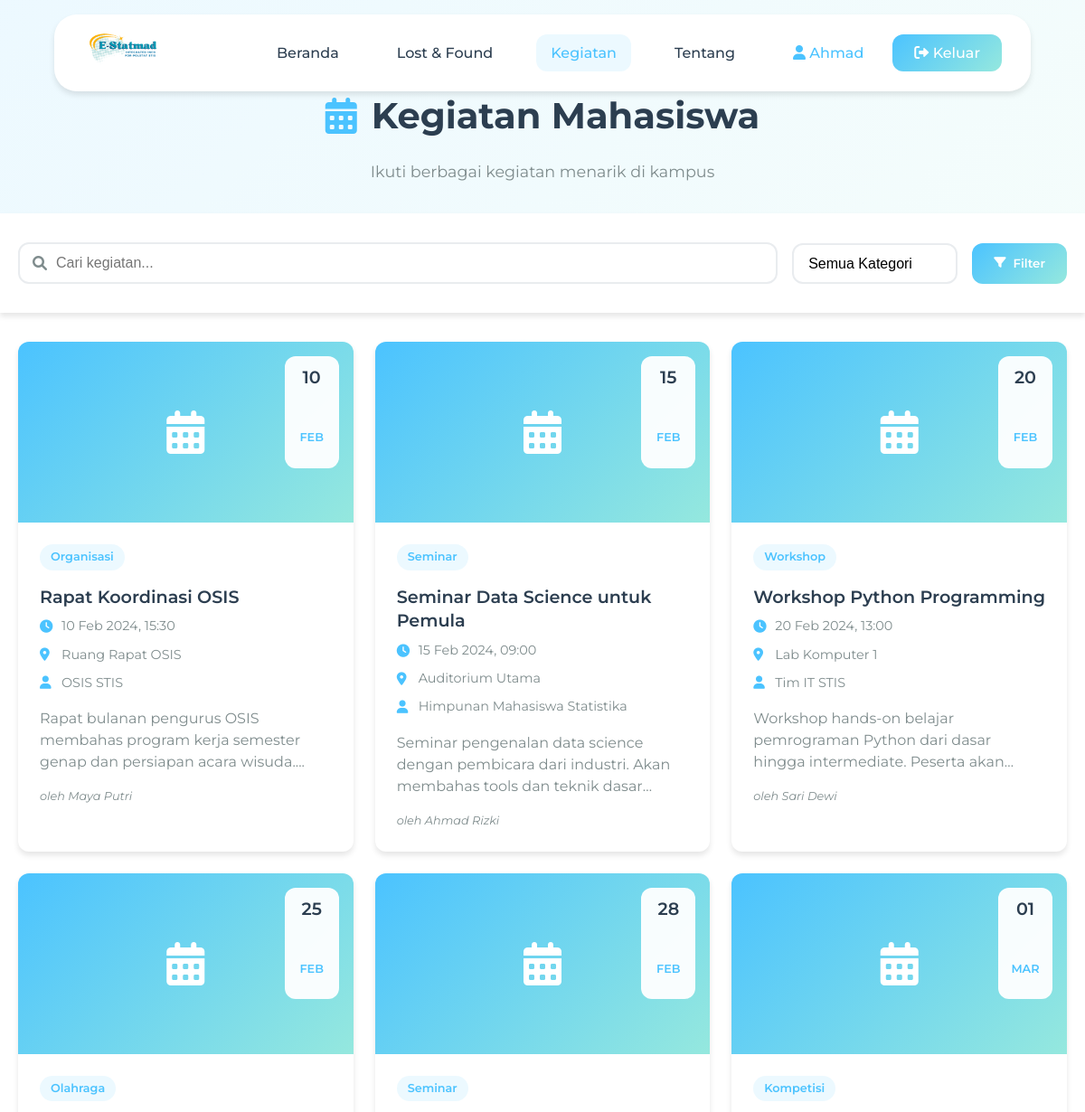
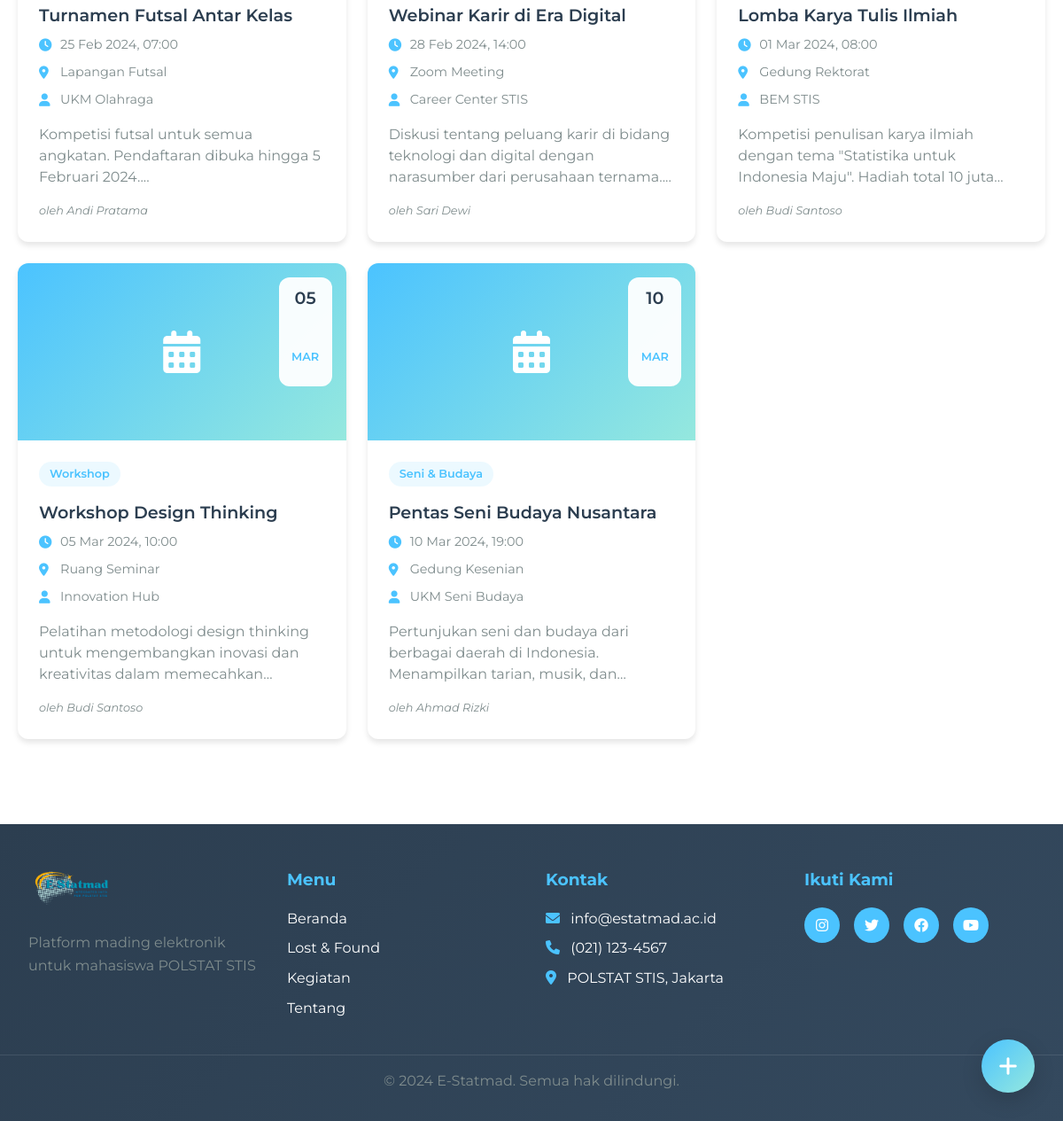
Screenshot of /activities.php (signed in) with the database file from the repository (2 pictures, top to bottom).
### tables this page shows
CREATE TABLE activities (
    id INT PRIMARY KEY AUTO_INCREMENT,
    user_id INT NOT NULL,
    category_id INT NOT NULL,
    title VARCHAR(200) NOT NULL,
    description TEXT NOT NULL,
    event_date DATE NOT NULL,
    event_time TIME NOT NULL,
    location VARCHAR(200) NOT NULL,
    organizer VARCHAR(100) NOT NULL,
    image VARCHAR(255) DEFAULT NULL,
    contact_info VARCHAR(100) NOT NULL,
    is_active BOOLEAN DEFAULT TRUE,
    created_at TIMESTAMP DEFAULT CURRENT_TIMESTAMP,
    updated_at TIMESTAMP DEFAULT CURRENT_TIMESTAMP ON UPDATE CURRENT_TIMESTAMP,
    FOREIGN KEY (user_id) REFERENCES users(id) ON DELETE CASCADE,
    FOREIGN KEY (category_id) REFERENCES categories(id)
);

CREATE TABLE categories (
    id INT PRIMARY KEY AUTO_INCREMENT,
    name VARCHAR(50) NOT NULL,
    type ENUM('lost_found', 'activity') NOT NULL,
    created_at TIMESTAMP DEFAULT CURRENT_TIMESTAMP
);

### includes/auth.php (called while the page is built, shortened)
<?php
require_once 'config/database.php';
class Auth {
    public function __construct() {
        $database = new Database();
    }
    public function getCurrentUser() {
        return isset($_SESSION['user_data']) ? $_SESSION['user_data'] : null;
    }
}
?>

### config/database.php (called while the page is built)
<?php
class Database {
    private $host = 'localhost';
    private $db_name = 'estatmad';
    private $username = 'root';
    private $password = '';
    private $conn = null;
    public function getConnection() {
        if ($this->conn === null) {
            try {
                $this->conn = new PDO(
                    "mysql:host=" . $this->host . ";dbname=" . $this->db_name . ";charset=utf8",
                    $this->username,
                    $this->password,
                    [
                        PDO::ATTR_ERRMODE => PDO::ERRMODE_EXCEPTION,
                        PDO::ATTR_DEFAULT_FETCH_MODE => PDO::FETCH_ASSOC,
                        PDO::ATTR_EMULATE_PREPARES => false
                    ]
                );
            } catch(PDOException $e) {
                die("Connection error: " . $e->getMessage());
            }
        }
        return $this->conn;
    }
}
?>

### activities.php (the view, shortened to what this page needs)
<?php
require_once 'includes/auth.php';
require_once 'config/database.php';
$auth = new Auth();
$user = $auth->getCurrentUser();
$database = new Database();
$db = $database->getConnection();
$whereConditions = ['a.is_active = 1', 'u.is_active = 1'];
$params = [];
$whereClause = implode(' AND ', $whereConditions);
$activitiesQuery = "SELECT a.*, u.first_name, u.last_name, u.phone as user_phone, c.name as category_name,
                    CONCAT(u.first_name, ' ', u.last_name) as user_name
                    FROM activities a
                    JOIN users u ON a.user_id = u.id
                    JOIN categories c ON a.category_id = c.id
                    WHERE $whereClause
                    ORDER BY a.event_date ASC, a.event_time ASC";
$activitiesStmt = $db->prepare($activitiesQuery);
$activitiesStmt->execute($params);
$activities = $activitiesStmt->fetchAll();
?>
<!DOCTYPE html>
<html lang="id">
<head>
    <link rel="stylesheet" href="assets/css/style.css">
    <link rel="stylesheet" href="assets/css/lost-found.css">
    <link rel="stylesheet" href="assets/css/activities.css">
    <link rel="stylesheet" href="https://cdnjs.cloudflare.com/ajax/libs/font-awesome/6.0.0/css/all.min.css">
</head>
<body>
    <nav class="navbar">
        <div class="nav-container">
            <div class="nav-logo">
                <img src="assets/images/logo.png" alt="E-Statmad Logo">
            </div>
            <div class="nav-menu" id="nav-menu">
                <a href="index.php" class="nav-link">Beranda</a>
                <a href="lost-found.php" class="nav-link">Lost & Found</a>
                <a href="activities.php" class="nav-link active">Kegiatan</a>
                <a href="about.php" class="nav-link">Tentang</a>
                <div class="nav-auth">
                    <?php if ($user): ?>
                        <a href="profile.php" class="btn-login">
                            <i class="fas fa-user"></i>
                            <?= htmlspecialchars($user['first_name']) ?>
                        </a>
                        <a href="logout.php" class="btn-register">
                            <i class="fas fa-sign-out-alt"></i>
                            Keluar
                        </a>
                    <?php else: ?>
                        <a href="login.php" class="btn-login">Masuk</a>
                        <a href="register.php" class="btn-register">Daftar</a>
                    <?php endif; ?>
                </div>
            </div>
        </div>
    </nav>
    <section class="page-header">
        <div class="container">
            <h1><i class="fas fa-calendar-alt"></i> Kegiatan Mahasiswa</h1>
            <p>Ikuti berbagai kegiatan menarik di kampus</p>
        </div>
    </section>
    <section class="filters">
        <div class="container">
            <form method="GET" class="filter-bar">
                <div class="search-box">
                    <i class="fas fa-search"></i>
                    <input type="text" name="search" placeholder="Cari kegiatan..." value="<?= htmlspecialchars($_GET['search'] ?? '') ?>">
                </div>
                <div class="filter-options">
                    <select name="category">
                        <option value="">Semua Kategori</option>
                    </select>
                    <button type="submit" class="btn-primary">
                        <i class="fas fa-filter"></i>
                        Filter
                    </button>
                </div>
            </form>
        </div>
    </section>
    <section class="activities-grid">
        <div class="container">
            <div class="grid-container">
                <?php if (empty($activities)): ?>
                    <div class="empty-state">
                        <i class="fas fa-calendar-times"></i>
                        <h3>Tidak ada kegiatan ditemukan</h3>
                        <p>Belum ada kegiatan yang sesuai dengan filter Anda</p>
                    </div>
                <?php else: ?>
                    <?php foreach ($activities as $activity): ?>
                        <div class="activity-item">
                            <div class="activity-image">
                                <?php if ($activity['image']): ?>
                                    <img src="<?= htmlspecialchars($activity['image']) ?>" alt="<?= htmlspecialchars($activity['title']) ?>">
                                <?php else: ?>
                                    <i class="fas fa-calendar-alt"></i>
                                <?php endif; ?>
                                <div class="activity-date">
                                    <span class="day"><?= date('d', strtotime($activity['event_date'])) ?></span>
                                    <span class="month"><?= date('M', strtotime($activity['event_date'])) ?></span>
                                </div>
                            </div>
                            <div class="activity-content">
                                <div class="activity-category">
                                    <?= htmlspecialchars($activity['category_name']) ?>
                                </div>
                                <h3 class="activity-title"><?= htmlspecialchars($activity['title']) ?></h3>
                                <div class="activity-meta">
                                    <div class="meta-row">
                                        <i class="fas fa-clock"></i>
                                        <span><?= date('d M Y', strtotime($activity['event_date'])) ?>, <?= date('H:i', strtotime($activity['event_time'])) ?></span>
                                    </div>
                                    <div class="meta-row">
                                        <i class="fas fa-map-marker-alt"></i>
                                        <span><?= htmlspecialchars($activity['location']) ?></span>
                                    </div>
                                    <div class="meta-row">
                                        <i class="fas fa-user"></i>
                                        <span><?= htmlspecialchars($activity['organizer']) ?></span>
                                    </div>
                                </div>
                                <p class="activity-description"><?= htmlspecialchars(substr($activity['description'], 0, 150)) ?>...</p>
                                <div class="activity-organizer">oleh <?= htmlspecialchars($activity['user_name']) ?></div>
                            </div>
                        </div>
                    <?php endforeach; ?>
                <?php endif; ?>
            </div>
        </div>
    </section>
    <?php if ($user): ?>
    <div class="add-button" onclick="openModal('add-modal')">
        <i class="fas fa-plus"></i>
    </div>
    <?php endif; ?>
    <footer class="footer">
        <div class="footer-content">
            <div class="footer-section">
                <div class="footer-logo">
                    <img src="assets/images/logo.png" alt="E-Statmad Logo">
                    <p>Platform mading elektronik untuk mahasiswa POLSTAT STIS</p>
                </div>
            </div>
            <div class="footer-section">
                <h3>Menu</h3>
                <ul>
                    <li><a href="index.php">Beranda</a></li>
                    <li><a href="lost-found.php">Lost & Found</a></li>
                    <li><a href="activities.php">Kegiatan</a></li>
                    <li><a href="about.php">Tentang</a></li>
                </ul>
            </div>
            <div class="footer-section">
                <h3>Kontak</h3>
                <ul>
                    <li><i class="fas fa-envelope"></i> info@estatmad.ac.id</li>
                    <li><i class="fas fa-phone"></i> (021) 123-4567</li>
                    <li><i class="fas fa-map-marker-alt"></i> POLSTAT STIS, Jakarta</li>
                </ul>
            </div>
            <div class="footer-section">
                <h3>Ikuti Kami</h3>
                <div class="social-links">
                    <a href="#" class="social-link"><i class="fab fa-instagram"></i></a>
                    <a href="#" class="social-link"><i class="fab fa-twitter"></i></a>
                    <a href="#" class="social-link"><i class="fab fa-facebook"></i></a>
                    <a href="#" class="social-link"><i class="fab fa-youtube"></i></a>
                </div>
            </div>
        </div>
        <div class="footer-bottom">
            <p>&copy; 2024 E-Statmad. Semua hak dilindungi.</p>
        </div>
    </footer>
</body>
</html>

### assets/css/style.css (style rules this page uses)
* { margin: 0; padding: 0; box-sizing: border-box; }
:root { --primary-color: #4bc3ff; --secondary-color: #95e8de; --accent-color: #ffb84d; --text-dark: #2c3e50; --text-light: #7f8c8d; --white: #ffffff; --light-gray: #f8f9fa; --border-color: #e9ecef; --shadow: 0 4px 6px rgba(0, 0, 0, 0.1); --shadow-hover: 0 8px 25px rgba(0, 0, 0, 0.15); --border-radius: 12px; --transition: all 0.3s ease; }
body { font-family: "Montserrat", sans-serif; line-height: 1.6; color: var(--text-dark); background-color: var(--white); }
.container { max-width: 1200px; margin: 0 auto; padding: 0 20px; }
.navbar { margin: 1rem auto; background: var(--white); box-shadow: var(--shadow); position: fixed; top: 0; left: 0; right: 0; z-index: 1000; transition: var(--transition); border-radius: 25px; max-width: 90%; }
.nav-container { display: flex; justify-content: space-between; align-items: center; padding: 1rem 2rem; max-width: 1200px; margin: 0 auto; }
.nav-logo img { height: 45px; width: auto; }
.nav-menu { display: flex; align-items: center; gap: 2rem; }
.nav-link { text-decoration: none; color: var(--text-dark); font-weight: 500; padding: 0.5rem 1rem; border-radius: var(--border-radius); transition: var(--transition); position: relative; }
.nav-link:hover, .nav-link.active { color: var(--primary-color); background-color: rgba(75, 195, 255, 0.1); }
.nav-auth { display: flex; gap: 1rem; align-items: center; }
.btn-login { text-decoration: none; color: var(--primary-color); font-weight: 500; padding: 0.5rem 1rem; border-radius: var(--border-radius); transition: var(--transition); }
.btn-register { text-decoration: none; background: linear-gradient(135deg, var(--primary-color), var(--secondary-color)); color: var(--white); font-weight: 500; padding: 0.5rem 1.5rem; border-radius: var(--border-radius); transition: var(--transition); }
.btn-primary { background: linear-gradient(135deg, var(--primary-color), var(--secondary-color)); color: var(--white); border: none; padding: 0.75rem 1.5rem; border-radius: var(--border-radius); font-weight: 600; text-decoration: none; display: inline-flex; align-items: center; gap: 0.5rem; cursor: pointer; transition: var(--transition); font-family: inherit; }
select { cursor: pointer; appearance: none; background-repeat: no-repeat; background-position: right 1rem center; background-size: 1rem; padding-right: 3rem !important; }
.footer { background: linear-gradient(135deg, var(--text-dark), #34495e); color: var(--white); padding: 3rem 0 1rem; margin-top: 4rem; }
.footer-content { display: grid; grid-template-columns: repeat(auto-fit, minmax(250px, 1fr)); gap: 2rem; max-width: 1200px; margin: 0 auto; padding: 0 2rem; }
.footer-section h3 { margin-bottom: 1rem; color: var(--primary-color); }
.footer-section ul { list-style: none; }
.footer-section ul li { margin-bottom: 0.5rem; }
.footer-section ul li a { color: var(--white); text-decoration: none; transition: var(--transition); }
.footer-section ul li i { margin-right: 0.5rem; color: var(--primary-color); }
.footer-logo img { height: 50px; margin-bottom: 1rem; }
.footer-logo p { color: var(--text-light); line-height: 1.6; }
.social-links { display: flex; gap: 1rem; }
.social-link { display: flex; align-items: center; justify-content: center; width: 40px; height: 40px; background: var(--primary-color); color: var(--white); border-radius: 50%; text-decoration: none; transition: var(--transition); }
.footer-bottom { text-align: center; padding: 1rem 2rem; margin-top: 2rem; border-top: 1px solid rgba(255, 255, 255, 0.1); color: var(--text-light); }

### rows the page displays
activities: event_date "10", event_date "FEB", category.name "Organisasi", title "Rapat Koordinasi OSIS", event_date "10 Feb 2024", event_time "15:30", location "Ruang Rapat OSIS", organizer "OSIS STIS", description "Rapat bulanan pengurus OSIS membahas program kerja semester genap dan persiapan acara wisuda.", user_name "Maya Putri"
activities: event_date "15", event_date "FEB", category.name "Seminar", title "Seminar Data Science untuk Pemula", event_date "15 Feb 2024", event_time "09:00", location "Auditorium Utama", organizer "Himpunan Mahasiswa Statistika", description "Seminar pengenalan data science dengan pembicara dari industri. Akan membahas tools dan teknik…", user_name "Ahmad Rizki"
activities: event_date "20", event_date "FEB", category.name "Workshop", title "Workshop Python Programming", event_date "20 Feb 2024", event_time "13:00", location "Lab Komputer 1", organizer "Tim IT STIS", description "Workshop hands-on belajar pemrograman Python dari dasar hingga intermediate. Peserta…", user_name "Sari Dewi"
activities: event_date "25", event_date "FEB", category.name "Olahraga", title "Turnamen Futsal Antar Kelas", event_date "25 Feb 2024", event_time "07:00", location "Lapangan Futsal", organizer "UKM Olahraga", description "Kompetisi futsal untuk semua angkatan. Pendaftaran dibuka hingga 5 Februari 2024.", user_name "Andi Pratama"
activities: event_date "28", event_date "FEB", category.name "Seminar", title "Webinar Karir di Era Digital", event_date "28 Feb 2024", event_time "14:00", location "Zoom Meeting", organizer "Career Center STIS", description "Diskusi tentang peluang karir di bidang teknologi dan digital dengan narasumber dari perusahaan ternama.", user_name "Sari Dewi"
activities: event_date "01", event_date "MAR", category.name "Kompetisi", title "Lomba Karya Tulis Ilmiah", event_date "01 Mar 2024", event_time "08:00", location "Gedung Rektorat", organizer "BEM STIS", description "Kompetisi penulisan karya ilmiah dengan tema \"Statistika untuk Indonesia Maju\". Hadiah total 10…", user_name "Budi Santoso"
activities: event_date "05", event_date "MAR", category.name "Workshop", title "Workshop Design Thinking", event_date "05 Mar 2024", event_time "10:00", location "Ruang Seminar", organizer "Innovation Hub", description "Pelatihan metodologi design thinking untuk mengembangkan inovasi dan kreativitas dalam…", user_name "Budi Santoso"
activities: event_date "10", event_date "MAR", category.name "Seni & Budaya", title "Pentas Seni Budaya Nusantara", event_date "10 Mar 2024", event_time "19:00", location "Gedung Kesenian", organizer "UKM Seni Budaya", description "Pertunjukan seni dan budaya dari berbagai daerah di Indonesia. Menampilkan tarian, musik,…", user_name "Ahmad Rizki"

### other values shown
$user['first_name'] "Ahmad"
